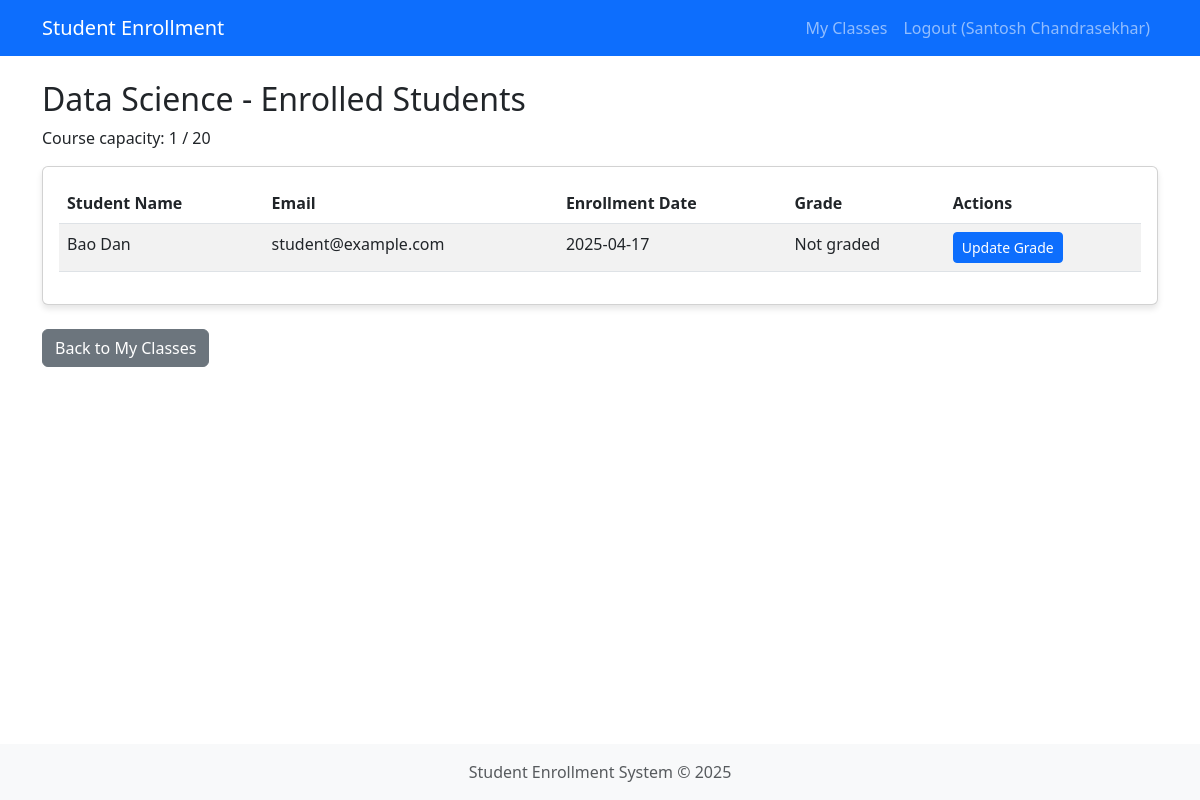
Screenshot of /teacher/course/3 (signed in) with the database file from the repository.
### app.py (models this page shows, shortened)
class User(db.Model, UserMixin):
    id = db.Column(db.Integer, primary_key=True)
    email = db.Column(db.String(100), unique=True, nullable=False)
    name = db.Column(db.String(100), nullable=False)
    password = db.Column(db.String(200), nullable=False)
    role_id = db.Column(db.Integer, db.ForeignKey('role.id'), nullable=False)
    created_at = db.Column(db.DateTime, default=datetime.now)
    courses_teaching = db.relationship('Course', backref='teacher', lazy=True,
                                      cascade="all, delete-orphan")
    enrollments = db.relationship('Enrollment', backref='student', lazy=True,
                                 cascade="all, delete-orphan",
                                 primaryjoin="User.id==Enrollment.student_id")

class Course(db.Model):
    id = db.Column(db.Integer, primary_key=True)
    name = db.Column(db.String(100), nullable=False)
    description = db.Column(db.Text, nullable=True)
    capacity = db.Column(db.Integer, default=30)
    teacher_id = db.Column(db.Integer, db.ForeignKey('user.id'), nullable=True)
    created_at = db.Column(db.DateTime, default=datetime.now)
    enrollments = db.relationship('Enrollment', backref='course', lazy=True, cascade="all, delete-orphan")

class Enrollment(db.Model):
    id = db.Column(db.Integer, primary_key=True)
    student_id = db.Column(db.Integer, db.ForeignKey('user.id'), nullable=False)
    course_id = db.Column(db.Integer, db.ForeignKey('course.id'), nullable=False)
    grade = db.Column(db.Float, nullable=True)
    enrollment_date = db.Column(db.DateTime, default=datetime.now)

### app.py (the view)
@app.route('/teacher/course/<int:course_id>')
@login_required
@role_required('teacher')
def teacher_course_detail(course_id):
    course = Course.query.get_or_404(course_id)
    if course.teacher_id != current_user.id:
        flash('You do not have permission to view this course.', 'danger')
        return redirect(url_for('teacher_dashboard'))
    enrollments = Enrollment.query.filter_by(course_id=course_id).all()
    students = [(enrollment, User.query.get(enrollment.student_id))
                for enrollment in enrollments]
    return render_template('teacher/course_detail.html',
                           course=course,
                           students=students)

### app.py (called while the page is built)
@login_manager.user_loader
def load_user(user_id):
    return User.query.get(int(user_id))

def role_required(role_name):
    def decorator(f):
        @wraps(f)
        def decorated_function(*args, **kwargs):
            if not current_user.is_authenticated:
                return redirect(url_for('login'))
            if not current_user.role or current_user.role.name != role_name:
                flash('You do not have permission to access this page.', 'danger')
                return redirect(url_for('dashboard'))
            return f(*args, **kwargs)
        return decorated_function
    return decorator

### templates/teacher/course_detail.html (shortened to what this page needs)
{% extends 'base.html' %}
{% block content %}
<h2>{{ course.name }} - Enrolled Students</h2>
<p>Course capacity: {{ students|length }} / {{ course.capacity }}</p>
<div class="card mb-4">
    <div class="card-body">
        <table class="table table-striped">
            <thead>
                <tr>
                    <th>Student Name</th>
                    <th>Email</th>
                    <th>Enrollment Date</th>
                    <th>Grade</th>
                    <th>Actions</th>
                </tr>
            </thead>
            <tbody>
                {% for enrollment, student in students %}
                    <tr>
                        <td>{{ student.name }}</td>
                        <td>{{ student.email }}</td>
                        <td>{{ enrollment.enrollment_date.strftime('%Y-%m-%d') }}</td>
                        <td>
                            {% if enrollment.grade %}
                                {{ enrollment.grade }}
                            {% else %}
                                Not graded
                            {% endif %}
                        </td>
                        <td>
                            <button type="button" class="btn btn-sm btn-primary"
                                    data-bs-toggle="modal"
                                    data-bs-target="#gradeModal{{ enrollment.id }}">
                                Update Grade
                            </button>
                        </td>
                    </tr>
                {% endfor %}
            </tbody>
        </table>
    </div>
</div>
<a href="{{ url_for('teacher_dashboard') }}" class="btn btn-secondary">Back to My Classes</a>
{% endblock %}

### templates/base.html (shortened to what this page needs)
<!DOCTYPE html>
<html lang="en">
<head>
    <link href="https://cdn.jsdelivr.net/npm/bootstrap@5.3.0-alpha1/dist/css/bootstrap.min.css" rel="stylesheet">
</head>
<body>
    <nav class="navbar navbar-expand-lg navbar-dark bg-primary">
        <div class="container">
            <a class="navbar-brand" href="{{ url_for('dashboard') }}">Student Enrollment</a>
            <div class="collapse navbar-collapse" id="navbarNav">
                <ul class="navbar-nav ms-auto">
                    {% if current_user.is_authenticated %}
                        {% if current_user.role %}
                            {% if current_user.role.name == 'student' %}
                                <li class="nav-item">
                                    <a class="nav-link" href="{{ url_for('student_dashboard') }}">My Courses</a>
                                </li>
                                <li class="nav-item">
                                    <a class="nav-link" href="{{ url_for('student_courses') }}">Available Courses</a>
                                </li>
                            {% elif current_user.role.name == 'teacher' %}
                                <li class="nav-item">
                                    <a class="nav-link" href="{{ url_for('teacher_dashboard') }}">My Classes</a>
                                </li>
                            {% elif current_user.role.name == 'admin' %}
                                <li class="nav-item">
                                    <a class="nav-link" href="{{ url_for('admin.index') }}">Admin Panel</a>
                                </li>
                            {% endif %}
                        {% endif %}
                        <li class="nav-item">
                            <a class="nav-link" href="{{ url_for('logout') }}">Logout ({{ current_user.name }})</a>
                        </li>
                    {% endif %}
                </ul>
            </div>
        </div>
    </nav>
    <main class="container py-4">
        {% block content %}{% endblock %}
    </main>
    <footer class="text-center text-muted">
        <div class="container">
            <p class="mb-0">Student Enrollment System &copy; 2025</p>
        </div>
    </footer>
</body>
</html>

### templates/base.html (style rules this page uses)
body { min-height: 100vh; display: flex; flex-direction: column; }
main { flex: 1; }
footer { margin-top: auto; padding: 1rem 0; background-color: #f8f9fa; }
.card { margin-bottom: 20px; box-shadow: 0 4px 6px rgba(0,0,0,0.1); }

### rows the page displays
User: name "Santosh Chandrasekhar"
Course: name "Data Science", capacity "20"
Enrollment: name "Bao Dan", email "student@example.com", enrollment_date "2025-04-17", shows "Not graded"

### other values shown
{{ students|length }} "1"
